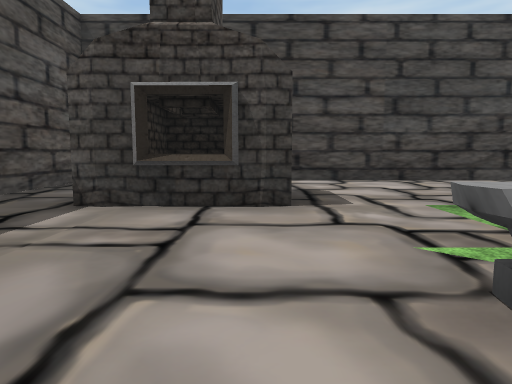
[1] (above)

16 first-person views from a walk through a 3-D level made in the Unity game engine. The camera is 1.2 m above the floor, tilts 6° down and sees 70° across. The floor is counted in squares, 2 m on a side. Each view is taken from the middle of a square. On the plan, view 1 faces up. The plan holds only what a view shows up to about 10 squares ahead; the rest is blank. The place goes on beyond the plan. Some trees and plants on the terrain are drawn as simple stand-ins. The player is left out. Door leaves are left out, so doorways stand open. Some surface patterns are stand-ins.

[2]
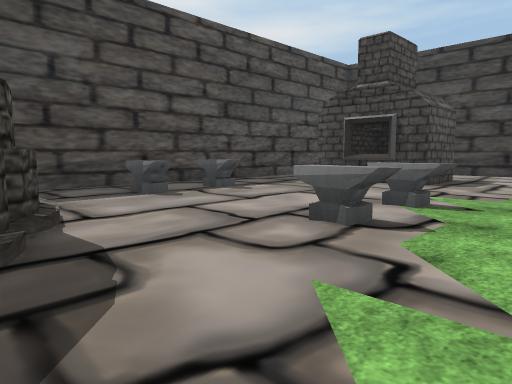

[3]
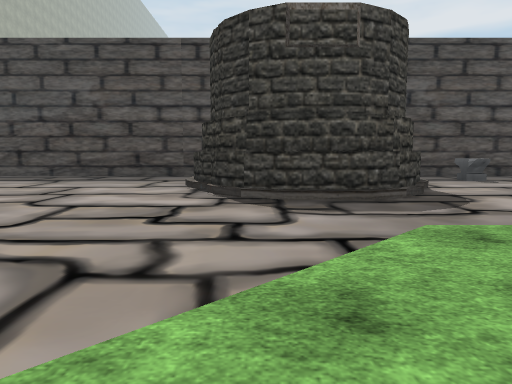

[4]
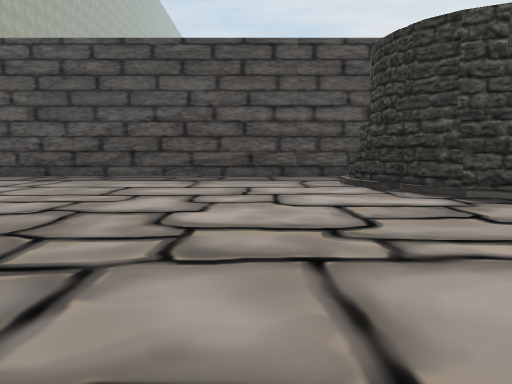

[5]
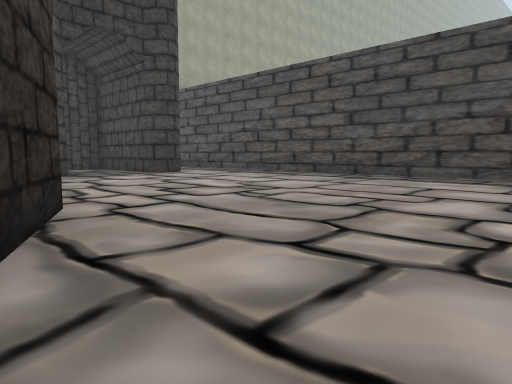

[6]
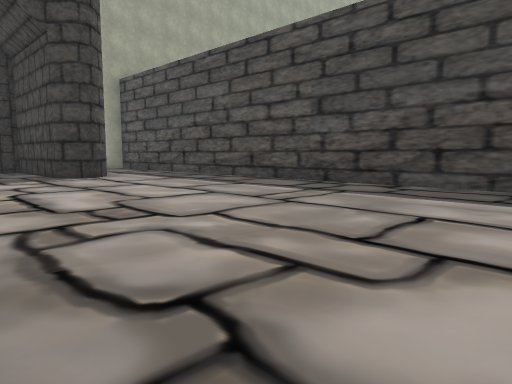

[7]
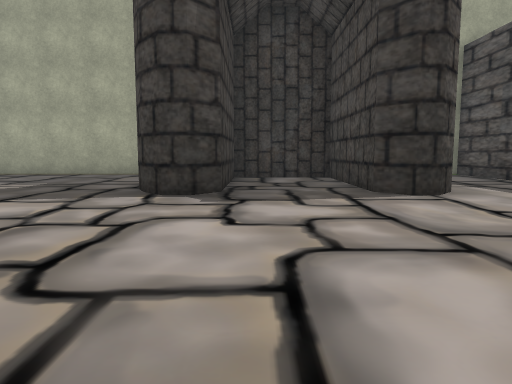

[8]
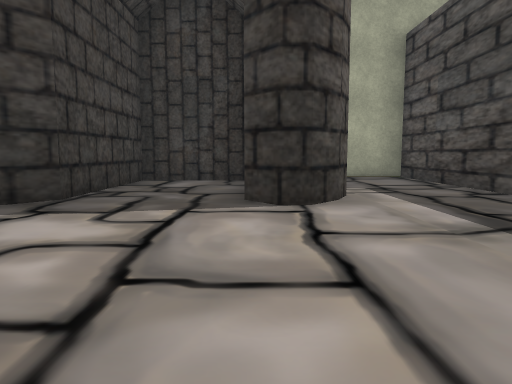

[9]
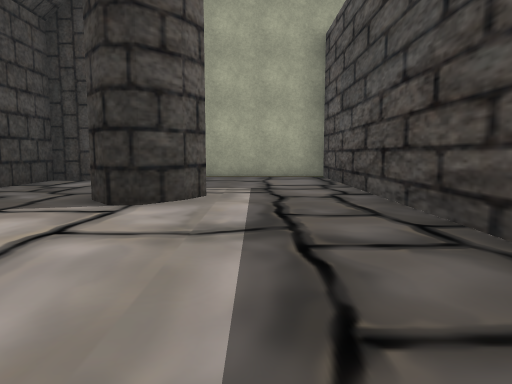

[10]
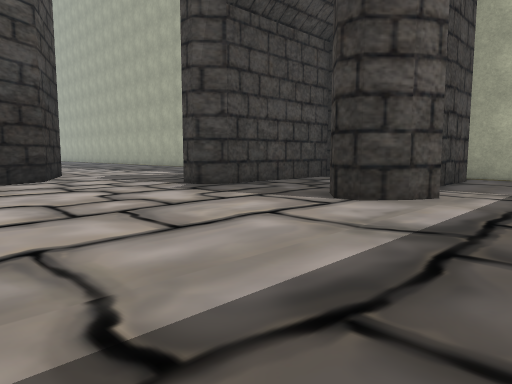

[11]
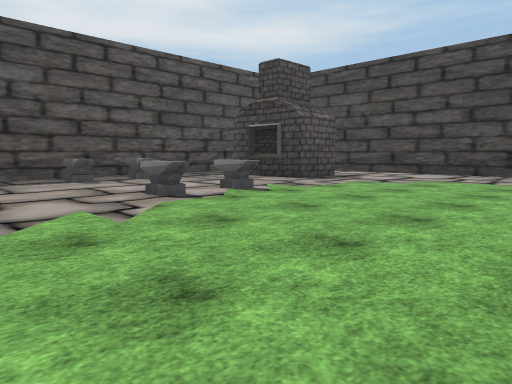

[12]
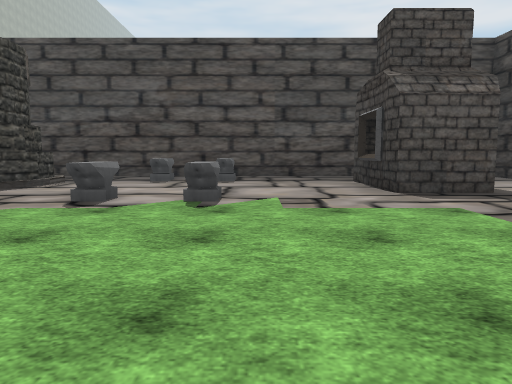

[13]
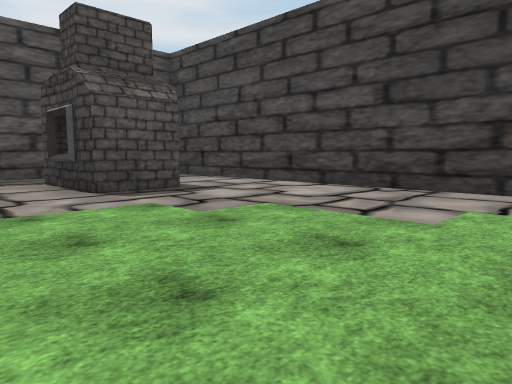

[14]
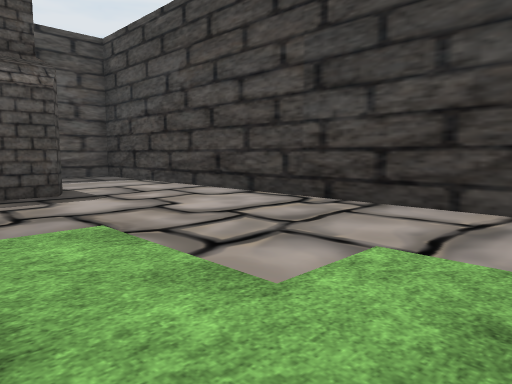

[15]
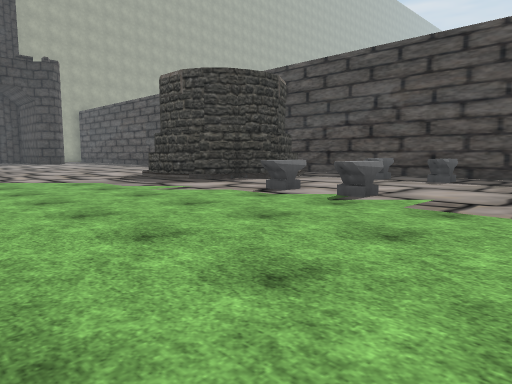

[16]
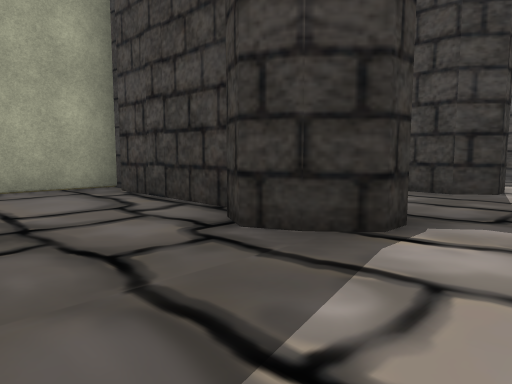

### Floor plan
Points are (right, up) in squares from view 1. A wall is a line through its corners. A room is listed if a view was taken in it or the views show most of it. See-through windows are left out.
Room 1 (views 1, 2, 3, 4, 5, 6, 7, 8, 9, 10, 11, 12, 13, 14, 15, 16)
walls: (0.2, -5.7) (-0.2, -6) (-0.8, -6.1) (-1.5, -6.1); (-0.7, -6) (-1.3, -5.9); (0.8, -3.1) (1.1, -3.6) (1.1, -4.6) (0.8, -5.1); (0.1, -2.4) (0.6, -2.6) (1, -3) (1.3, -3.6) (1.3, -4.6) (1, -5.2) (0.6, -5.6) (0.1, -5.8); (-3.7, -5.2) (-3.7, -23.4) (-0.4, -23.4); (-1.4, -2.3) (-0.7, -2.2) (-0.2, -2.4) (0.1, -2.6); (-1.4, -2.1) (-0.8, -2); (4.7, -12.3) (5.6, -10.4); (6.5, -16.7) (5.6, -16.3) (5.2, -15.5); (-1.1, -18.8) (-0.7, -18.3) (-0.3, -18.3) (0.1, -18.7) (0.1, -22.2) (2.5, -22.2) (2.5, -18.8) (2.9, -18.3) (3.3, -18.3) (3.8, -18.8); (3.7, -18.7) (4, -19.2) (3.7, -19.7); (-1.3, -19.3) (-1.1, -18.7); (3.3, -20) (3.3, -22.8); (5.8, 8.1) (-3.7, 8.1) (-3.7, -3.8); (-0.7, -22.8) (-0.7, -21.1); (3, -23.4) (4.9, -23.4)
low walls: (1.1, -2.9) (1.4, -3.5) (1.4, -4.6) (1.1, -5.3)
objects: anvil (-2, 0); anvil (-2, 1); other object (-2, 4) to (0, 5); anvil (1, 0); anvil (1, 1)

Positions as (right, up) in squares from view 1, and headings:
1: (0, 0), facing up
2: (3, -3), facing up-left
3: (6, -5), facing left
4: (6, -8), facing left
5: (6, -8), facing down-left
6: (3, -9), facing down-left
7: (2, -13), facing down
8: (0, -14), facing down
9: (-2, -14), facing down
10: (-3, -14), facing down-right
11: (6, -3), facing up-left
12: (6, 2), facing left
13: (6, 2), facing up-left
14: (6, 4), facing up-left
15: (6, 4), facing down-left
16: (6, -17), facing down-left
